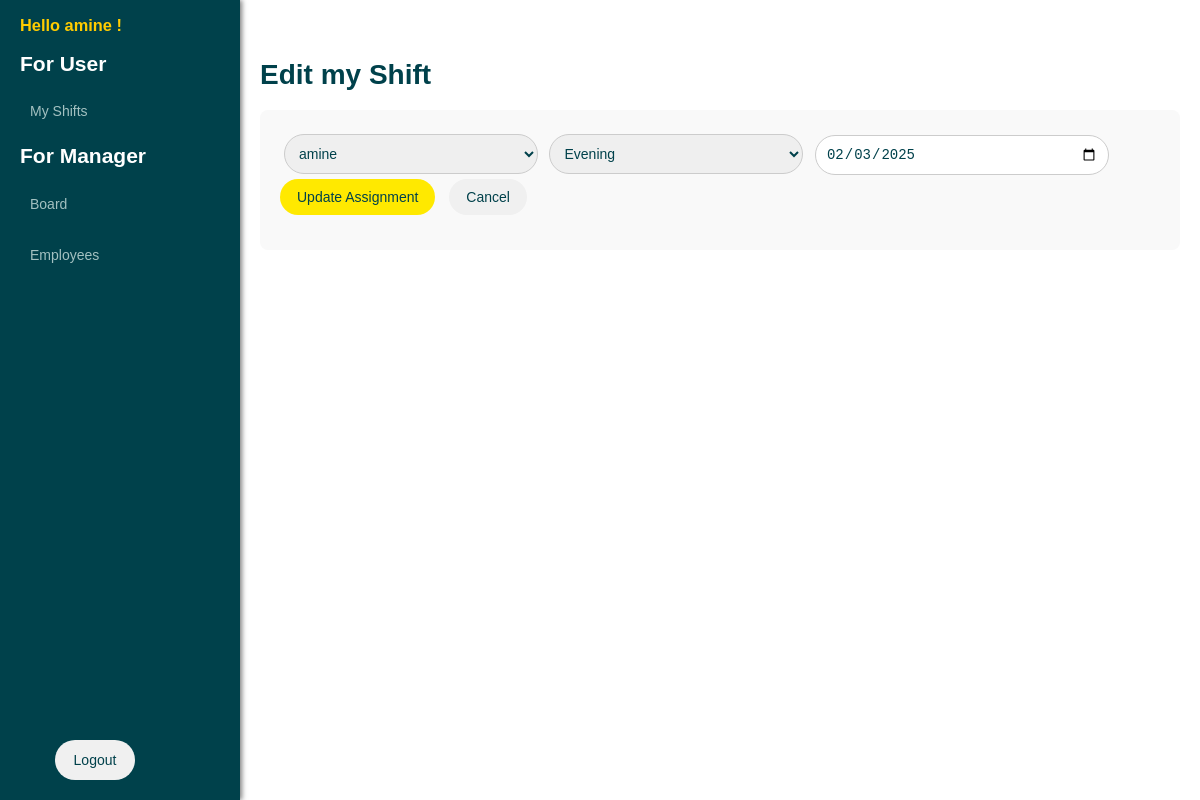
The app's page /my_shifts/edit/52 (signed in) with its own data.
### tables this page shows
CREATE TABLE "users" (
            id INTEGER PRIMARY KEY AUTOINCREMENT,
            username TEXT NOT NULL UNIQUE,
            password_hash TEXT NOT NULL,
            employee_id INTEGER,
            is_active BOOLEAN NOT NULL DEFAULT 1,
            role TEXT NOT NULL DEFAULT 'adc_employee',
            FOREIGN KEY (employee_id) REFERENCES "employees_old"(id) ON DELETE SET NULL
        );

CREATE TABLE employee_shift (
                id INTEGER PRIMARY KEY AUTOINCREMENT,
                employee_id INTEGER NOT NULL,
                shift_id INTEGER NOT NULL,
                date DATE NOT NULL,
                actual_start_time TIME,
                actual_end_time TIME,
                overtime_hours TEXT DEFAULT '00:00',
                request_status TEXT DEFAULT 'NONE', start_time TEXT DEFAULT '00:00', end_time TEXT DEFAULT '00:00', shift_type TEXT DEFAULT 'Regular', custom_details TEXT DEFAULT NULL, approval_status TEXT DEFAULT 'Approved',
                FOREIGN KEY (employee_id) REFERENCES "employees_old"(id),
                FOREIGN KEY (shift_id) REFERENCES shifts(id)
            );

CREATE TABLE "shifts" (
            id INTEGER PRIMARY KEY AUTOINCREMENT,
            name TEXT NOT NULL,
            start_time TEXT,
            end_time TEXT,
            bg_color TEXT NOT NULL,
            text_color TEXT DEFAULT '#000000',
            is_active BOOLEAN NOT NULL DEFAULT 1
        );

### app/routes/my_shifts.py (the view, shortened to what this page needs)
@my_shifts_bp.route('/edit/<int:id>', methods=['GET', 'POST'])
def edit_assignment(id):
    employee_shift = employee_shift_service.get_employee_shift(id)
    employees = employee_service.get_all_employees()
    shifts = shift_service.get_all_shifts()
    return render_template('my_shifts/edit_my_shift.html',
                           employee_shift=employee_shift,
                           employees=employees,
                           shifts=shifts)

### app/database/db.py (called while the page is built)
def get_db():
    db = sqlite3.connect(Config.DATABASE)
    db.row_factory = sqlite3.Row
    return db

### app/models/user.py (called while the page is built)
    @property
    def is_authenticated(self):
        return True

    def is_manager(self):
        return self.role == 'manager'

### app/services/employee_service.py (called while the page is built)
def get_all_employees():
    db = get_db()
    try:
        rows = db.execute('SELECT * FROM employees').fetchall()
        return [Employee(row['first_name'], row['last_name'], row['team'], row['id']) for row in rows]
    except Exception as e:
        print(f"Error fetching employees: {e}")
        return []
    finally:
        db.close()

### app/services/shift_service.py (called while the page is built)
def get_all_shifts():
    db = get_db()
    try:
        rows = db.execute('SELECT * FROM shifts').fetchall()
        return [
            Shift(row['name'], row['bg_color'], row['text_color'], row['start_time'], row['end_time'],
                  row['id'], row['is_active']) for row in rows
        ]
    except Exception as e:
        print(f"Error fetching shifts: {e}")
        return []
    finally:
        db.close()

### app/services/user_service.py (called while the page is built)
def get_user_by_id(user_id):
    db = get_db()
    try:
        row = db.execute('SELECT * FROM users WHERE id = ?', (user_id, )).fetchone()
        if row:
            print(f"User data: id={row[0]}, username={row[1]}, employee_id={row[3]}, is_active={row[4]}, role={row[5]}")
            return User(row[0], row[1], row[2], row[3], row[4], row[5])
    except Exception as e:
        print("get_user_by_id: User not found")
        return False
    finally:
        db.close()

### app/utils/time_utils.py (called while the page is built)
def format_time(time_str):
    if time_str:
        time_obj = datetime.strptime(time_str, '%H:%M')
        return time_obj.strftime('%I:%M %p')
    return None

### app/templates/my_shifts/edit_my_shift.html
{% extends 'layout.html' %}
{% block title %}<h1>Edit my Shift</h1>{% endblock %}
{% block content %}
<form action="{{ url_for('my_shifts.edit_assignment', id=employee_shift.employee_shift.id) }}" method="post">
    <div class="form-group">
        <select name="employee_id" required>
            <option value="employee.id">{{current_user.username}}</option>
        </select>
        <select name="shift_id" required>
            {% for shift in shifts %}
                <option value="{{ shift.id }}" {% if shift.id == employee_shift.employee_shift.shift_id %}selected{% endif %}>
                    {{ shift.name }}
                </option>
            {% endfor %}
        </select>
        <input type="date" name="date" value="{{ employee_shift.employee_shift.date }}" required>
    <button type="submit">Update Assignment</button>
    <a href="{{ url_for('my_shifts.index', employee_id=employee_id) }}" class="cancel-button">Cancel</a>
</form>
{% endblock %}

### app/templates/sidebar.html (shortened to what this page needs)
<div class="sidebar">
    <h3>Hello {{ current_user.username }} !</h3>
    <h2>For User</h2>
    <ul>
        <li><a href="{{ url_for('my_shifts.index') }}" class="{% if active == 'my_shifts' %}active{% endif %} menu-item">My Shifts</a></li>
    </ul>
    <h2>For Manager</h2>
    <ul>
        <li><a href="{{ url_for('board.index') }}" class="{% if active == 'board' %}active{% endif %} menu-item">Board</a></li>
        <li><a href="{{ url_for('employees.index') }}" class="{% if active == 'employees' %}active{% endif %} menu-item">Employees</a></li>
    </ul>
    <div class="logout">
        {% if current_user.is_authenticated %}
            <a href="{{ url_for('auth.logout') }}" class="logout-button" title="Logout">Logout</a>
        {% else %}
            <a href="{{ url_for('auth.login') }}">Login</a>
        {% endif %}
    </div>
</div>

### app/static/css/styles.css (style rules this page uses)
body { font-family: 'Arial', sans-serif; margin: 0; padding: 0; background-color: #ffffff; color: #00414B; }
h1, h2, h3, p { color: #00414B; }

### app/static/css/button.css (style rules this page uses)
form button, .delete-button, .cancel-button, .edit-button, .logout-button, .yellow-button, .blue-button { border-radius: 25px; border: none; cursor: pointer; text-decoration: none; display: inline-block; }
form button { background-color: #FFE900; color: #00414B; }
.cancel-button, .edit-button, .logout-button { background-color: #f0f0f0; color: #00414B; margin-left: 10px; }

### app/static/css/form.css (style rules this page uses)
form { background-color: #f9f9f9; padding: 20px; border-radius: 8px; }
.form-group { margin-bottom: 15px; }
form input[type="text"], form input[type="password"], form input[type="date"], form input[type="time"], form select { font-size: 14px; color: #00414B; width: calc(100% - 20px); max-width: calc(30ch + 20px); padding: 10px; margin: 4px; border-radius: 25px; border: 1px solid #ccc; }

### app/static/css/list.css (style rules this page uses)
ul { list-style-type: none; padding: 0; margin: 0; width: 95% ; }

### app/static/css/login.css (style rules this page uses)
ul { list-style-type: none; padding-left: 0; }
.logout { max-width: 140px; margin-top: auto; margin-bottom: 20px; text-align: center; }
.logout-button { border: 2px solid transparent; transition: all 0.2s ease; }
.logout a { color: #00414B; text-decoration: none; }

### app/static/css/sidebar.css (style rules this page uses)
.sidebar { width: 200px; background-color: #00414B; padding: 0 20px; box-shadow: 2px 0 5px rgba(0, 0, 0, 0.5); flex-shrink: 0; display: flex; flex-direction: column; justify-content: space-between; position: sticky; top: 0; height: 100vh; }
.sidebar h2, p { margin-top: 0; color: #ffffff; }
.sidebar h3 { color: #ffcc00; }
.sidebar ul { list-style-type: none; padding: 0; }
.sidebar ul li { margin-bottom: 15px; }
.sidebar ul li a { text-decoration: none; color: #A3C1C1; padding: 10px; display: block; border-radius: 5px; transition: background-color 0.3s ease; }

### app/static/css/media.css (style rules this page uses)
@media screen and (min-width: 1024px) and (max-width: 1366px) { body, form button { font-size: 14px; } }
@media screen and (min-width: 1024px) and (max-width: 1366px) { form button, .delete-button, .cancel-button, .edit-button, .logout-button, .yellow-button, .blue-button { padding: 10px 17px; } }

### records on screen
users: username "amine", employee_id "amine"
employee_shift: shift_id "Evening", date "02/03/2025"
